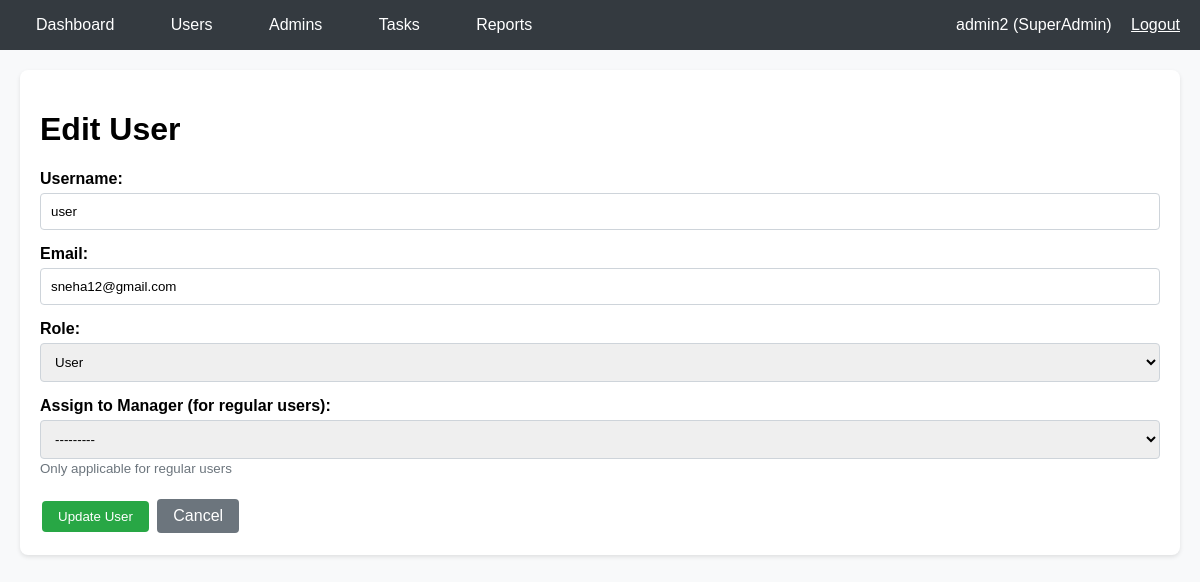
Screenshot of /panel/users/4/edit/ (signed in) with the database file from the repository.
### users/models.py (models this page shows, shortened)
class Users(AbstractUser):
    ROLE_CHOICES = [
        ('user', 'User'),
        ('admin', 'Admin'),
    ]
    email = models.EmailField(unique=True)
    role = models.CharField(max_length=20, choices=ROLE_CHOICES, default='user')
    admin = models.ForeignKey('self', on_delete=models.SET_NULL, null=True, blank=True, related_name='managed_users')
    def __str__(self):
        return self.username

### tasks/admin_views.py (the view)
# urls.py: path('users/<int:user_id>/edit/', admin_views.edit_user, name='edit_user'),
@login_required
def edit_user(request, user_id):
    if not request.user.is_superuser:
        return render(request, '403.html')
    user_obj = get_object_or_404(User, id=user_id)
    if request.method == 'POST':
        form = UserForm(request.POST, instance=user_obj)
        if form.is_valid():
            user = form.save(commit=False)
            if form.cleaned_data['role'] == 'superuser':
                user.is_superuser = True
                user.is_staff = True
                user.role = 'admin'
            else:
                user.is_superuser = False
                user.is_staff = False
            user.save()
            role_name = 'SuperUser' if user.is_superuser else user.get_role_display()
            messages.success(request, f'{role_name} updated successfully')
            return redirect('users_list')
    else:
        form = UserForm(instance=user_obj)
        if user_obj.is_superuser:
            form.initial['role'] = 'superuser'
    return render(request, 'admin/user_form.html', {'user_form': form})

### tasks/forms.py
class UserForm(forms.ModelForm):
    class Meta:
        model = User
        fields = ['username', 'email', 'role', 'admin']
        widgets = {
            'username': forms.TextInput(attrs={'class': 'form-control'}),
            'email': forms.EmailInput(attrs={'class': 'form-control'}),
            'role': forms.Select(attrs={'class': 'form-control'}),
            'admin': forms.Select(attrs={'class': 'form-control'}),
        }
    def __init__(self, *args, **kwargs):
        super().__init__(*args, **kwargs)
        self.fields['admin'].queryset = User.objects.filter(role='admin')
        self.fields['admin'].required = False
        self.fields['admin'].label = 'Assign to Manager (for regular users)'
        self.fields['role'].choices = [('user', 'User'), ('admin', 'Admin'), ('superuser', 'SuperUser')]

### task_manager/templates/admin/user_form.html (shortened to what this page needs)
{% extends 'base.html' %}
{% block content %}
<div class="card">
    <h1>{% if user_form.instance.pk %}Edit User{% else %}Create New User{% endif %}</h1>
    <form method="post">
        <div class="form-group">
            <label for="{{ user_form.username.id_for_label }}">Username:</label>
            {{ user_form.username }}
        </div>
        <div class="form-group">
            <label for="{{ user_form.email.id_for_label }}">Email:</label>
            {{ user_form.email }}
        </div>
        <div class="form-group">
            <label for="{{ user_form.role.id_for_label }}">Role:</label>
            {{ user_form.role }}
        </div>
        <div class="form-group">
            <label for="{{ user_form.admin.id_for_label }}">{{ user_form.admin.label }}:</label>
            {{ user_form.admin }}
            <small style="color: #6c757d;">Only applicable for regular users</small>
        </div>
        <div style="margin-top: 20px;">
            <button type="submit" class="btn btn-success">
                {% if user_form.instance.pk %}Update User{% else %}Create User{% endif %}
            </button>
            <a href="{% url 'users_list' %}" class="btn btn-secondary">Cancel</a>
        </div>
    </form>
</div>
{% endblock %}

### task_manager/templates/base.html (shortened to what this page needs)
<!DOCTYPE html>
<html>
<head>
</head>
<body>
    <div class="header">
        <div class="container">
            <div class="nav">
                <div class="nav-links">
                    <a href="{% url 'dashboard' %}">Dashboard</a>
                    {% if user.is_superuser %}
                        <a href="{% url 'users_list' %}">Users</a>
                        <a href="{% url 'admins_list' %}">Admins</a>
                    {% endif %}
                    {% if user.is_superuser or user.role == 'admin' %}
                        <a href="{% url 'tasks_list' %}">Tasks</a>
                        <a href="{% url 'reports_list' %}">Reports</a>
                    {% endif %}
                </div>
                <div>
                    <span>{{ user.username }} ({% if user.is_superuser %}SuperAdmin{% else %}{{ user.get_role_display }}{% endif %})</span>
                    <a href="{% url 'logout' %}" style="color: white; margin-left: 15px;">Logout</a>
                </div>
            </div>
        </div>
    </div>
    <div class="container">
        <div class="content">
            {% block content %}{% endblock %}
        </div>
    </div>
</body>
</html>

### task_manager/templates/base.html (style rules this page uses)
body { font-family: Arial, sans-serif; margin: 0; padding: 0; background: #f8f9fa; }
.header { background: #343a40; color: white; padding: 1rem 0; }
.container { max-width: 1200px; margin: 0 auto; padding: 0 20px; }
.nav { display: flex; justify-content: space-between; align-items: center; }
.nav-links a { color: white; text-decoration: none; margin-right: 20px; padding: 8px 16px; border-radius: 4px; }
.content { padding: 20px 0; }
.card { background: white; padding: 20px; border-radius: 8px; box-shadow: 0 2px 4px rgba(0,0,0,0.1); margin-bottom: 20px; }
.btn { padding: 8px 16px; background: #007bff; color: white; text-decoration: none; border-radius: 4px; display: inline-block; margin: 2px; border: none; cursor: pointer; }
.btn-success { background: #28a745; }
.btn-secondary { background: #6c757d; }
.form-group { margin-bottom: 15px; }
.form-group label { display: block; margin-bottom: 5px; font-weight: bold; }
.form-group input, .form-group select, .form-group textarea { width: 100%; padding: 10px; border: 1px solid #ced4da; border-radius: 4px; box-sizing: border-box; }

### rows the page displays
Users: username "admin2"
Users: username "user", email "sneha12@gmail.com", role "User", admin "---------"

### other values shown
{{ user_form.admin.label }} "Assign to Manager (for regular users)"
